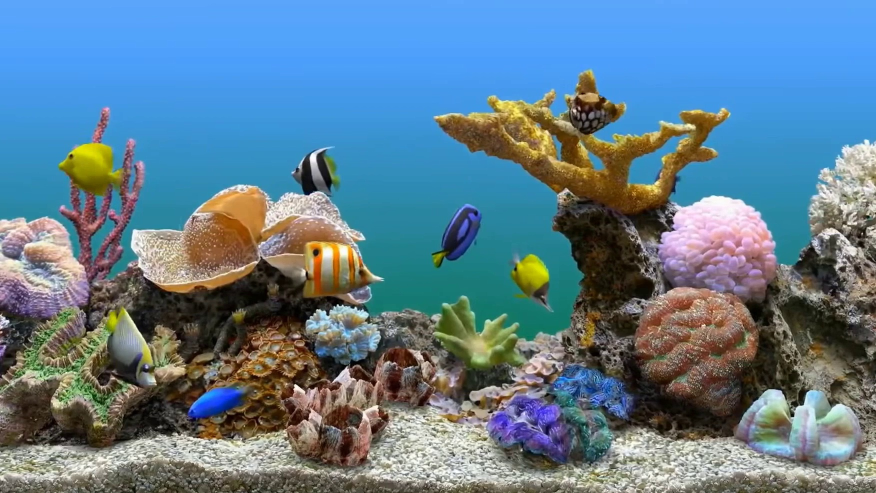
#> input picture archive/images/01.jpg, 1752 x 986 px, given in place of the camera (shown at 1/2 size)
$ python Object-Tracking-Circular-Webcam.py
#> lines starting #> are read from the running program, lines starting #| are printed output that depends on the picture; after the words box and inside, x2 and y2 are one past the last pixel; in counts of white or black regions, pixels touching at a corner belong together
import cv2
import numpy as np
import imutils
from collections import deque

# Classe ObjectTracker para rastrear um objeto específico em vídeo.
class ObjectTracker:
    def __init__(self, initial_position):
        # Usa um deque como buffer circular para armazenar posições passadas do objeto.
        self.positions = deque(maxlen=trackingBufferSize)
        self.positions.append(initial_position)  # Inicializa com a posição inicial.
        self.counted = False  # Flag para verificar se o objeto já foi contado.

# Função de callback vazia para usar com as trackbars.
def callback(value):
    pass

# Configura trackbars para ajustar os limites de cor HSV.
def setup_trackbars():
    cv2.namedWindow("Trackbars", 0)
    init_values = {"H_MIN": 30, "S_MIN": 100, "V_MIN": 0, "H_MAX": 95, "S_MAX": 255, "V_MAX": 255}
    # Loop para criar trackbars para Hue, Saturation e Value (MIN e MAX).
    for i in ["MIN", "MAX"]:
        for j in "HSV":
            value = init_values[f"{j}_{i}"]
            cv2.createTrackbar(f"{j}_{i}", "Trackbars", value, 255, callback)

# Obtém os valores atuais das trackbars.
def get_trackbar_values():
    values = {}
    # Loop para obter os valores atuais para Hue, Saturation e Value (MIN e MAX).
    for i in ["MIN", "MAX"]:
        for j in "HSV":
            v = cv2.getTrackbarPos(f"{j}_{i}", "Trackbars")
            values[f"{j}_{i}"] = v
    return values

# Verifica se um novo objeto detectado é realmente novo com base na distância.
def is_new_object(existing_trackers, new_center, min_dist=50):
    for tracker in existing_trackers:
        # Calcula a distância entre o novo centro e centros existentes.
        if np.linalg.norm(np.array(tracker.positions[0]) - np.array(new_center)) < min_dist:
            return False
    return True

# Configura as trackbars para ajuste de cor.
setup_trackbars()

# Inicia a captura de vídeo da webcam.
cap = cv2.VideoCapture(0)

# Define o tamanho do buffer para rastreamento dos objetos.
trackingBufferSize = 64
object_trackers = []  # Lista para armazenar os rastreadores de objetos.
object_count = 0  # Contador de objetos detectados.

# Loop principal para processamento do vídeo.
while True:
    # Lê um frame do vídeo.
    grabbed, frame = cap.read()
#> frame is the input picture: shape (986, 1752, 3); mean B, G, R 143.4, 125.2, 96
    if not grabbed:
        break

    # Obtém valores das trackbars e configura os limites de cor HSV.
    trackbar_values = get_trackbar_values()
    hueLower, saturationLower, valueLower = (trackbar_values["H_MIN"], trackbar_values["S_MIN"], trackbar_values["V_MIN"])
    hueUpper, saturationUpper, valueUpper = (trackbar_values["H_MAX"], trackbar_values["S_MAX"], trackbar_values["V_MAX"])

    # Redimensiona o frame, aplica desfoque para reduzir ruído e converte para HSV.
    frame = imutils.resize(frame, width=600)
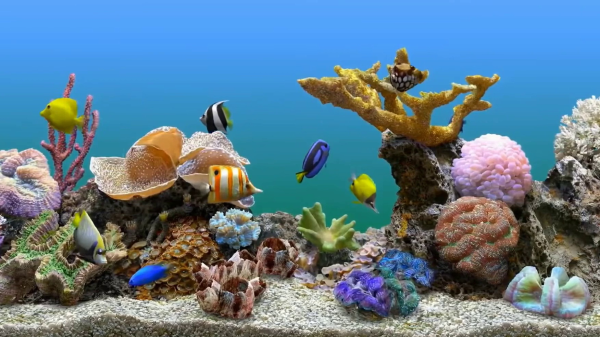
#> frame: shape (337, 600, 3); mean B, G, R 143.4, 125.2, 96
    blurred = cv2.GaussianBlur(frame, (11, 11), 0)
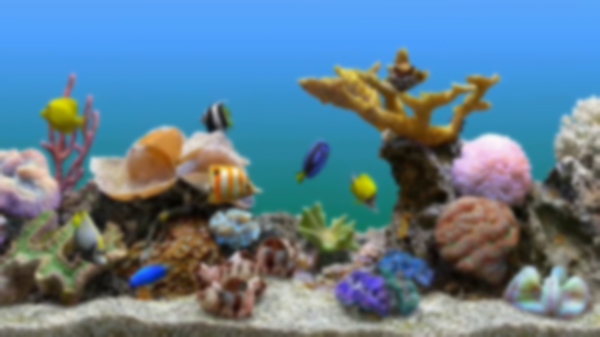
#> blurred: shape (337, 600, 3); mean B, G, R 143.4, 125.2, 96
    hsv = cv2.cvtColor(blurred, cv2.COLOR_BGR2HSV)
#> hsv: shape (337, 600, 3); mean H, S, V 67.6, 118.6, 160.2

    # Cria uma máscara que isola a cor definida pelos limites de HSV.
    mask = cv2.inRange(hsv, (hueLower, saturationLower, valueLower), (hueUpper, saturationUpper, valueUpper))
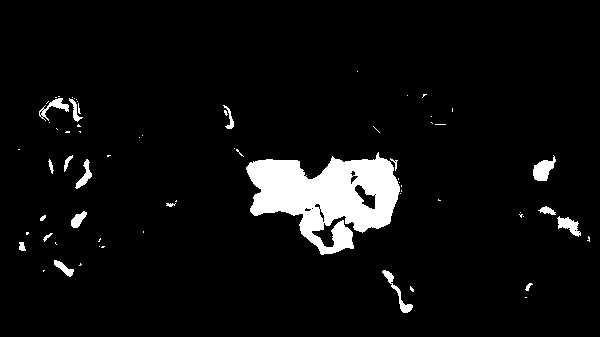
#> mask: shape (337, 600); 5.6% white; 68 white regions (49 under 20 px), largest, box (x1, y1, x2, y2) and area: (246, 152, 400, 255) 9005, (533, 155, 556, 181) 338, (382, 270, 413, 313) 256
    mask = cv2.erode(mask, None, iterations=2)
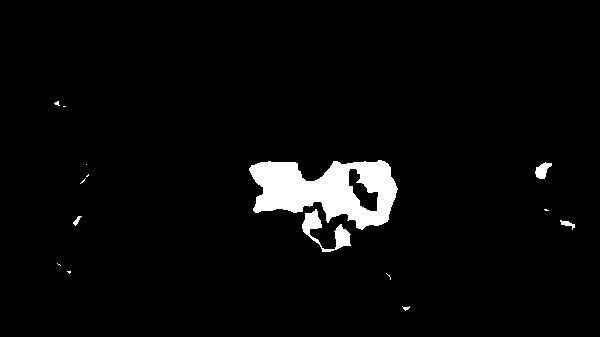
#> mask: shape (337, 600); 3.6% white; 15 white regions (9 under 20 px), largest, box (x1, y1, x2, y2) and area: (249, 160, 398, 230) 6259, (302, 209, 351, 252) 674, (535, 162, 552, 179) 171, (560, 220, 575, 230) 63, (73, 216, 82, 226) 38, (402, 306, 410, 311) 20
    mask = cv2.dilate(mask, None, iterations=2)
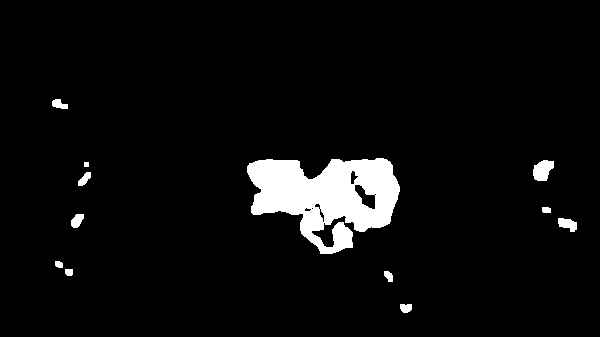
#> mask: shape (337, 600); 5% white; 12 white regions

    # Encontra contornos na máscara.
    cnts = cv2.findContours(mask.copy(), cv2.RETR_EXTERNAL, cv2.CHAIN_APPROX_SIMPLE)
#> cnts = 12 contours, 1 with area under 20; largest, box (x1, y1, x2, y2) and area: (247, 158, 400, 254) 8946, (533, 160, 554, 181) 290, (558, 218, 577, 232) 151, (71, 214, 84, 228) 110, (78, 172, 91, 186) 87
    cnts = imutils.grab_contours(cnts)

    # Processa cada contorno encontrado.
    for c in cnts:
        # Ignora contornos muito pequenos.
        if cv2.contourArea(c) < 100:
            continue

        # Encontra o círculo que envolve o contorno e calcula seu centro.
        ((x, y), radius) = cv2.minEnclosingCircle(c)
        center = (int(x), int(y))

        # Se o raio for grande o suficiente, desenha um círculo no frame.
        if radius > 10:
            cv2.circle(frame, center, int(radius), (0, 255, 255), 2)

            # Verifica se o centro atual representa um novo objeto.
            if is_new_object(object_trackers, center):
                object_trackers.append(ObjectTracker(center))
                object_count += 1
                print(f"Novo objeto circular verde detectado: {object_count}")
            else:
                # Se não for um novo objeto, atualiza a posição no rastreador existente.
                for tracker in object_trackers:
                    if np.linalg.norm(np.array(tracker.positions[0]) - np.array(center)) < 50:
                        tracker.positions.appendleft(center)
                        break
#> this loop made 12 passes
#> (x, y, radius) on passes 5, 6, 10, 11: (567, 223.5, 10.55), (77.72, 220.3, 8.21), (543.5, 169.5, 12.75), (322, 184.5, 77.26)
#> c on pass 9: [[84, 162], [84, 166], [88, 166], [88, 162]]
#| Novo objeto circular verde detectado: 1
#| Novo objeto circular verde detectado: 2
#| Novo objeto circular verde detectado: 3
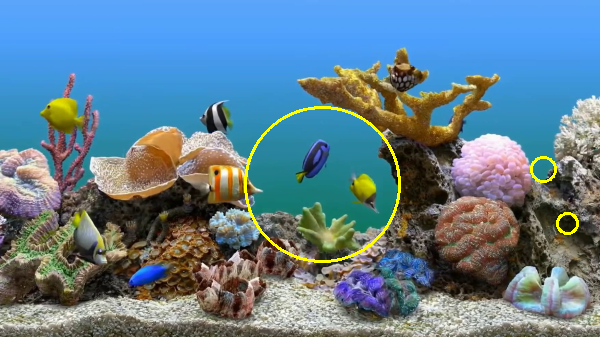
#> frame: shape (337, 600, 3); 0.92% of pixels changed, all inside (x1, y1, x2, y2) = (244, 106, 579, 263)
#> after the loop, object_count = 3; object_trackers = 3 items

    # Desenha as linhas de rastreamento para cada objeto.
    for tracker in object_trackers:
        for i in range(1, len(tracker.positions)):
            if tracker.positions[i - 1] is None or tracker.positions[i] is None:
                continue
            cv2.line(frame, tracker.positions[i - 1], tracker.positions[i], (0, 255, 0), 2)
#> this loop made 3 passes

    # Exibe as janelas com a máscara e o frame processado.
    cv2.imshow("Mask", mask)
    cv2.imshow("Frame", frame)

    # Sai do loop se a tecla 'q' for pressionada.
    if cv2.waitKey(1) & 0xFF == ord('q'):
#> (key q is pressed here)
        break

# Libera a captura de vídeo e fecha todas as janelas abertas.
cap.release()
cv2.destroyAllWindows()

$ run again, on archive/images/04.jpg
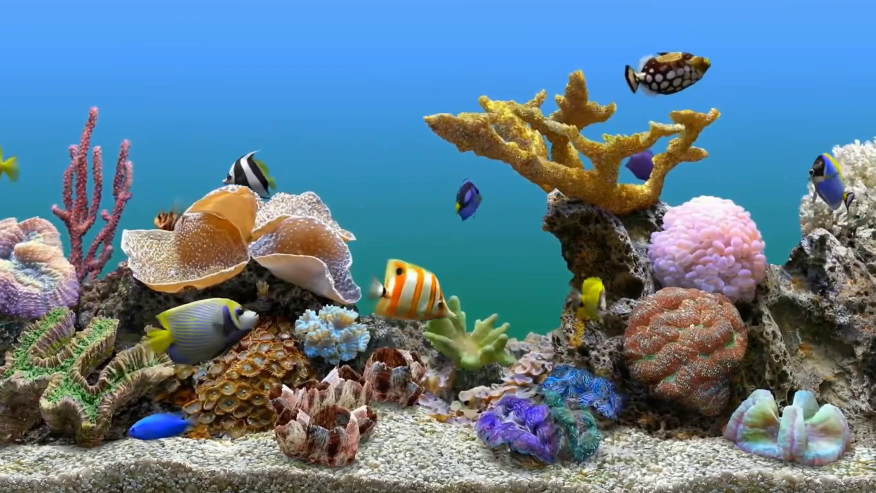
#> input picture archive/images/04.jpg, 1752 x 986 px, given in place of the camera (shown at 1/2 size)
#> frame is the input picture: shape (986, 1752, 3); mean B, G, R 143, 124.8, 96.9
#> hsv: shape (337, 600, 3); mean H, S, V 67.9, 116.9, 159.8
#> `mask = cv2.dilate(mask, None, iterations=2)`:
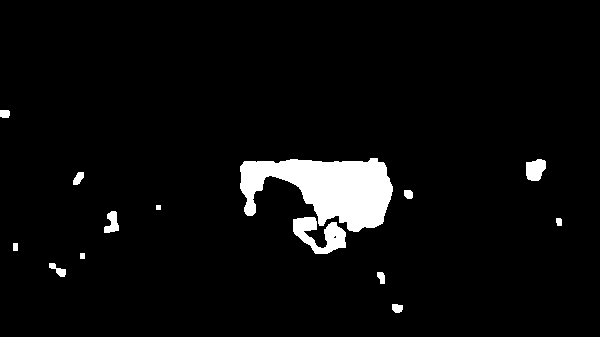
#> mask: shape (337, 600); 4.5% white; 14 white regions
#> cnts = 14 contours, 1 with area under 20; largest, box (x1, y1, x2, y2) and area: (240, 158, 393, 232) 6692, (293, 217, 346, 254) 968, (526, 159, 546, 181) 314, (104, 211, 119, 233) 179, (49, 263, 66, 277) 87
#> the loop `for c in cnts:` made 14 passes
#> (x, y, radius) on passes 8, 12, 13: (109.7, 221.6, 11.85), (535.9, 169.4, 12.42), (315, 184.5, 77.26)
#> (printed output is left out)
#> after the loop `for c in cnts:`: object_count = 3; object_trackers = 3 items
#> the loop `for tracker in object_trackers:` made 3 passes
#> after the loop `for tracker in object_trackers:`:
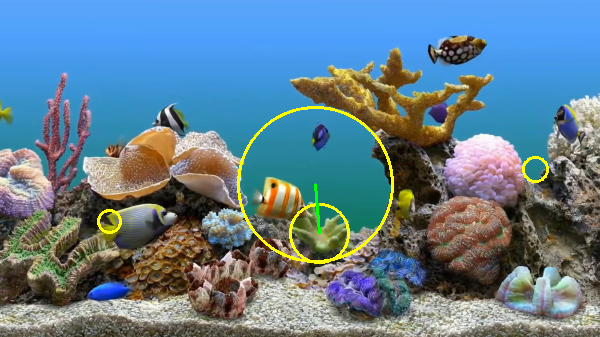
#> frame: shape (337, 600, 3); mean B, G, R 141.7, 126.6, 98.8
